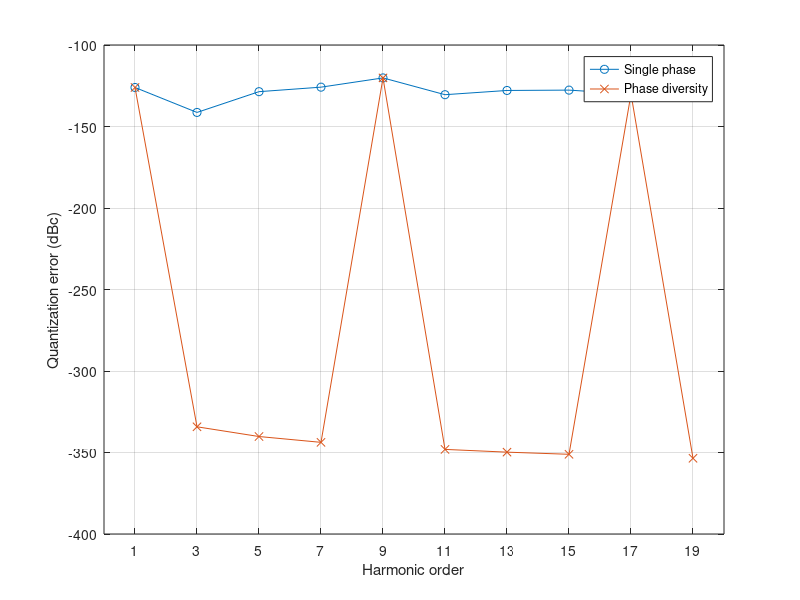
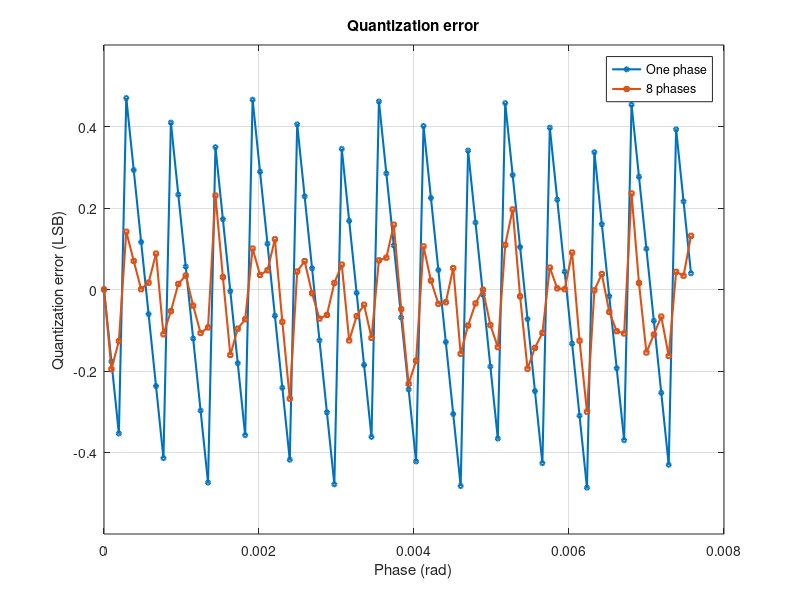

Source code (MATLAB) for these figures, in order:

clear; clc; close all;

% Parameters
B = 12;
K = 8;
N = 2^16;
A = 0.9;

theta = 2*pi*(0:N-1)'/N;
phi = 2*pi*(0:K-1)/K;
step = 2/2^B;

% Generate quantization errors
q = zeros(N,K);

for k = 1:K
    x = A*sin(theta + phi(k));
    xq = step*round(x/step);
    q(:,k) = xq - x;
end

% Fourier coefficients of the quantization error
Q = fft(q)/N;

% Phase compensation and averaging
Qavg = mean(Q .* exp(-1j*phi), 2);

% Plot harmonic amplitudes
m = 1:2:19;

before = 20*log10(2*abs(Q(m+1,1))/A);
after = 20*log10(2*abs(Qavg(m+1))/A);

plot(m,before,'o-',m,after,'x-');
grid on;
xlabel('Harmonic order');
ylabel('Quantization error (dBc)');
legend('Single phase','Phase diversity');
xticks(m);

% Reconstruct the averaged time-domain error
Qreal = zeros(N,1);
Qreal(2:N/2) = Qavg(2:N/2);
Qreal(N/2+2:end) = conj(flipud(Qreal(2:N/2)));

q4 = real(ifft(Qreal*N));

% Compare DAC outputs
x1 = A*sin(theta) + q(:,1);
x4 = A*sin(theta) + q4;


% Plot quantization error
figure('Color','w','Position',[100 100 900 400]);

idx = 1:80;

plot(theta(idx),q(idx,1)/step,'-o', ...
    'LineWidth',1.5,'MarkerSize',3);
hold on;

plot(theta(idx),q4(idx)/step,'-s', ...
    'LineWidth',1.5,'MarkerSize',3);

grid on;
xlabel('Phase (rad)');
ylabel('Quantization error (LSB)');
title('Quantization error');
legend('One phase','8 phases');
ylim([-0.6 0.6]);
